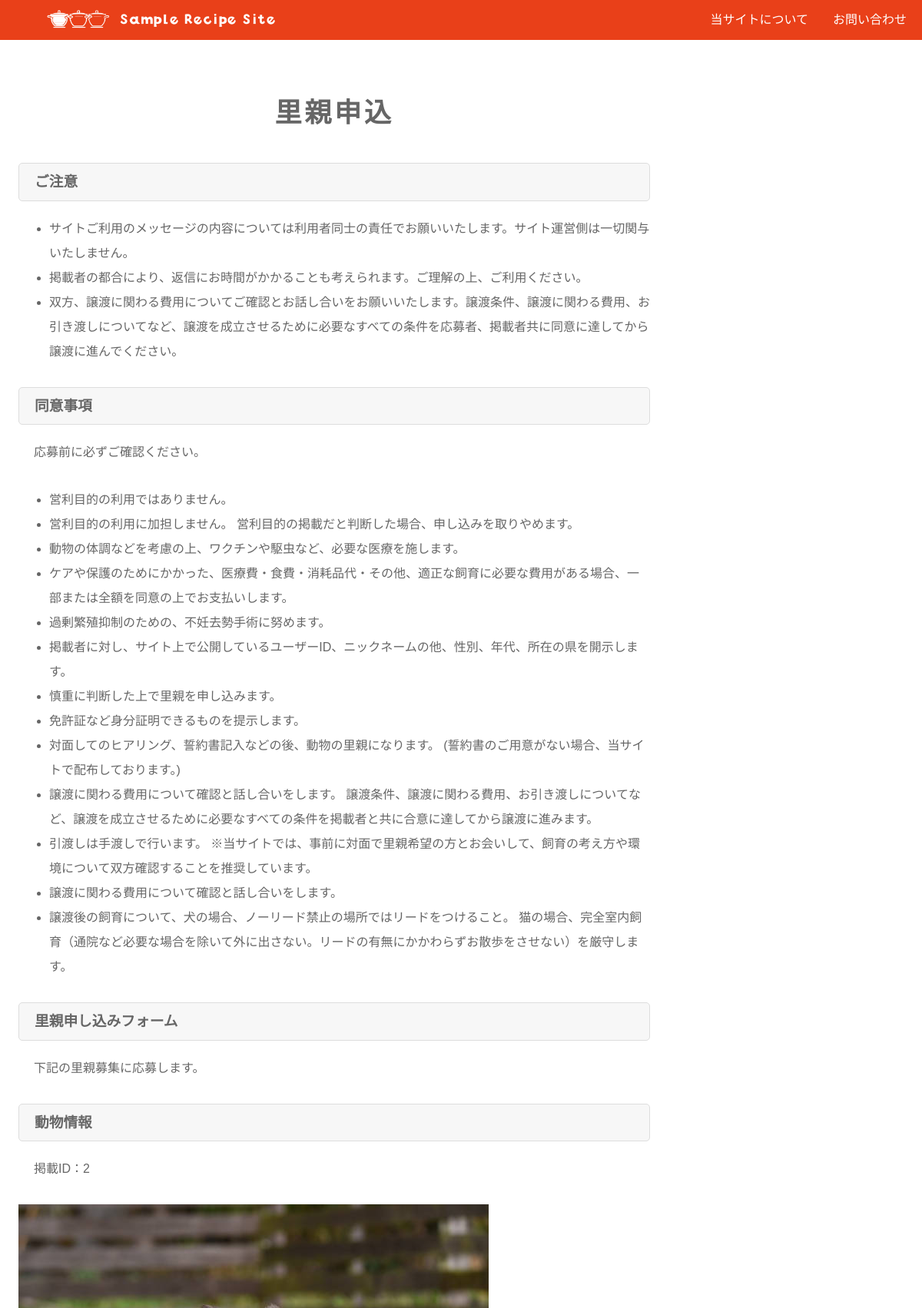
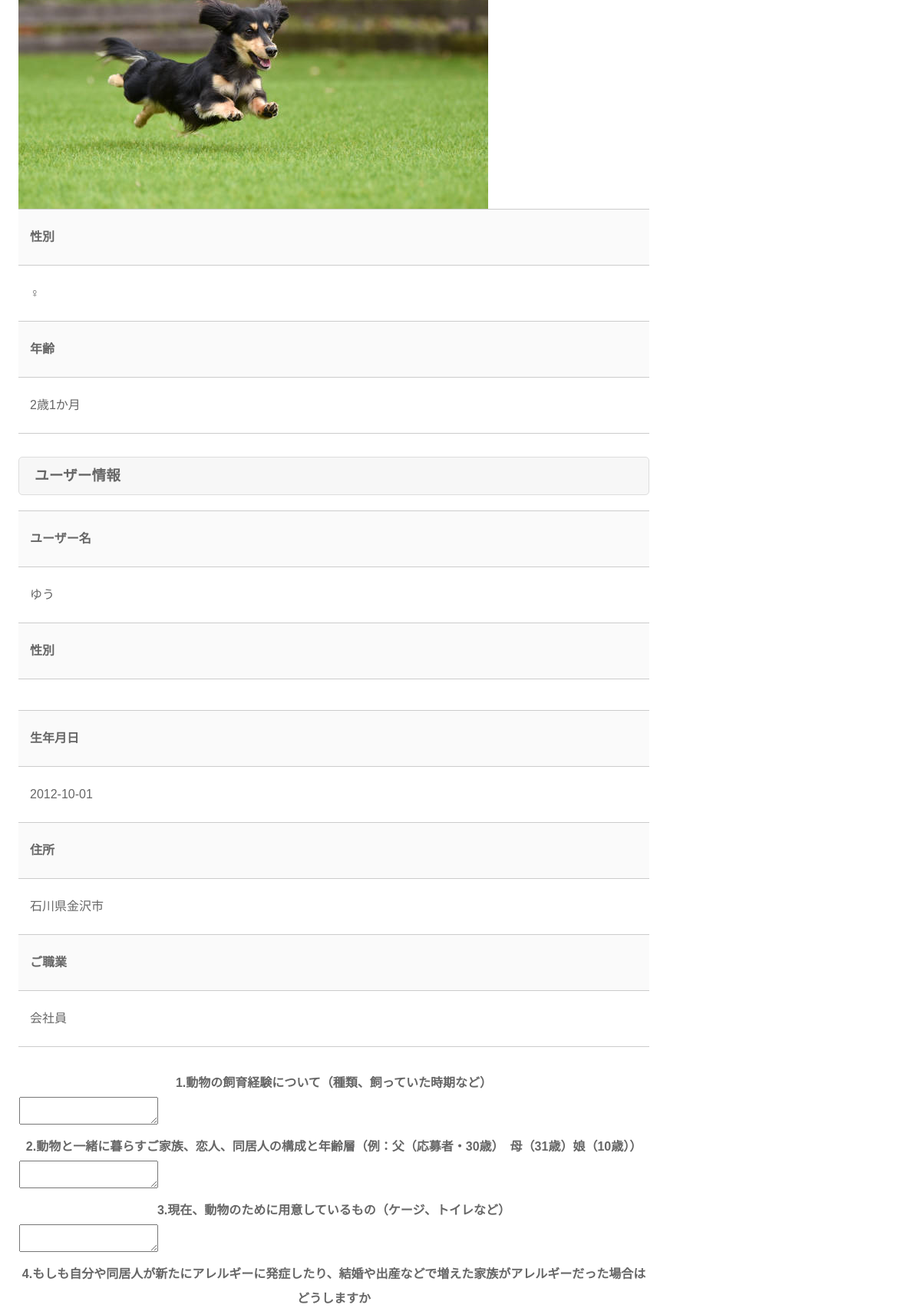
Page /kfc_template/recruit_form.php (signed in, upper part) on the committed database (2 pictures, top to bottom).
### tables this page shows
CREATE TABLE `animal` (
  `animal_id` int(20) UNSIGNED NOT NULL,
  `title` varchar(40) NOT NULL,
  `image_1` varchar(40) NOT NULL,
  `image_2` varchar(40) NOT NULL,
  `image_3` varchar(40) NOT NULL,
  `kind` varchar(40) NOT NULL,
  `gender` varchar(20) DEFAULT NULL,
  `age` varchar(20) NOT NULL,
  `area_1` varchar(40) NOT NULL,
  `area_2` varchar(40) DEFAULT NULL,
  `area_3` varchar(40) DEFAULT NULL,
  `animal_area` varchar(40) NOT NULL,
  `animal_character` varchar(40) DEFAULT NULL,
  `other` varchar(500) DEFAULT NULL,
  `user_id` varchar(40) NOT NULL
);

CREATE TABLE `user` (
  `user_id` int(20) UNSIGNED NOT NULL,
  `kind` varchar(20) NOT NULL,
  `user_name` varchar(20) NOT NULL,
  `name` varchar(20) NOT NULL,
  `furigana` varchar(20) NOT NULL,
  `gender` varchar(20) NOT NULL,
  `email` varchar(40) NOT NULL,
  `password` varchar(20) NOT NULL,
  `address` varchar(40) NOT NULL,
  `zip` varchar(20) NOT NULL,
  `birth` date NOT NULL,
  `job` varchar(20) NOT NULL
);

### kfc_template/recruit_form.php (the view, shortened to what this page needs)
<?php
$user = 'username';
$password = 'kfc';
$dbName = 'shotohlcd31_ kfc';
$host = 'localhost';
$dsn = "mysql:host={$host};dbname={$dbName};charset=utf8";
?>
<?php include('parts/header.php'); ?>
<?php
if (!empty($_POST['animal_id'])) {
  $animal_id = $_POST['animal_id'];
} elseif (!empty($_SESSION['animal_id'])) {
  $animal_id = $_SESSION['animal_id'];
} else {
  echo "<p>無効な掲載IDです。</p>";
  echo "<a href='recruit.php'><button>里親募集ページに戻る</button></a><br>";
  exit();
}
?>
<div id="container">
  <main>
    <h2>里親申込</h2>
    <div>
      <h3>ご注意</h3>
      <ul>
        <li>サイトご利用のメッセージの内容については利用者同士の責任でお願いいたします。サイト運営側は一切関与いたしません。</li>
        <li>掲載者の都合により、返信にお時間がかかることも考えられます。ご理解の上、ご利用ください。</li>
        <li>双方、譲渡に関わる費用についてご確認とお話し合いをお願いいたします。譲渡条件、譲渡に関わる費用、お引き渡しについてなど、譲渡を成立させるために必要なすべての条件を応募者、掲載者共に同意に達してから譲渡に進んでください。
        </li>
      </ul>
    </div>
    <div>
      <h3>同意事項</h3>
      <p>応募前に必ずご確認ください。</p>
      <ul>
        <li>
          営利目的の利用ではありません。
        </li>
        <li>
          営利目的の利用に加担しません。
          営利目的の掲載だと判断した場合、申し込みを取りやめます。
        </li>
        <li>
          動物の体調などを考慮の上、ワクチンや駆虫など、必要な医療を施します。
        </li>
        <li>
          ケアや保護のためにかかった、医療費・食費・消耗品代・その他、適正な飼育に必要な費用がある場合、一部または全額を同意の上でお支払いします。
        </li>
        <li>
          過剰繁殖抑制のための、不妊去勢手術に努めます。
        </li>
        <li>
          掲載者に対し、サイト上で公開しているユーザーID、ニックネームの他、性別、年代、所在の県を開示します。</li>
        <li>
          慎重に判断した上で里親を申し込みます。
        </li>
        <li>
          免許証など身分証明できるものを提示します。
        </li>
        <li>
          対面してのヒアリング、誓約書記入などの後、動物の里親になります。
          (誓約書のご用意がない場合、当サイトで配布しております。)
        </li>
        <li>
          譲渡に関わる費用について確認と話し合いをします。
          譲渡条件、譲渡に関わる費用、お引き渡しについてなど、譲渡を成立させるために必要なすべての条件を掲載者と共に合意に達してから譲渡に進みます。
        </li>
        <li>
          引渡しは手渡しで行います。
          ※当サイトでは、事前に対面で里親希望の方とお会いして、飼育の考え方や環境について双方確認することを推奨しています。
        </li>
        <li>
          譲渡に関わる費用について確認と話し合いをします。
        </li>
        <li>
          譲渡後の飼育について、犬の場合、ノーリード禁止の場所ではリードをつけること。
          猫の場合、完全室内飼育（通院など必要な場合を除いて外に出さない。リードの有無にかかわらずお散歩をさせない）を厳守します。
        </li>
      </ul>
    </div>
    <?php
    try {
      $pdo = new PDO($dsn, $user, $password);
      $pdo->setAttribute(PDO::ATTR_EMULATE_PREPARES, false);
      $pdo->setAttribute(PDO::ATTR_ERRMODE, PDO::ERRMODE_EXCEPTION);
      if (!empty($animal_id)) {
        $sql = "SELECT * FROM animal WHERE animal_id = :animal_id ";
        $stm = $pdo->prepare($sql);
        $stm->bindValue(':animal_id', $animal_id, PDO::PARAM_STR);
        $stm->execute();
        $result = $stm->fetchAll(PDO::FETCH_ASSOC);
        echo "<h3>里親申し込みフォーム</h3>";
        echo "<p>下記の里親募集に応募します。</p>";
        if (isset($result)) {
          foreach ($result as $row) {
            echo <<<"EOL"
            <div>
            <h3>動物情報</h3>
            <p>掲載ID：{$row['animal_id']}</p>
            <img src="./images/animal_photo/{$row['image_1']}" alt="{$row['kind']}">
            <table class='ta1'>
              <tr><th>性別</th></tr>
              <tr><td>{$row['gender']}</td></tr>
              <tr><th>年齢</th></tr>
              <tr><td>{$row['age']}</td></tr>
            </table>
            </div>
            EOL;
          }
        }
      }
    } catch (Exception $e) {
      echo '<span class ="error">エラーがありました</span><br>';
      echo $e->getMessage();
      exit();
    }
    $user_id = 4;
    try {
      $pdo = new PDO($dsn, $user, $password);
      $pdo->setAttribute(PDO::ATTR_EMULATE_PREPARES, false);
      $pdo->setAttribute(PDO::ATTR_ERRMODE, PDO::ERRMODE_EXCEPTION);
      if (!empty($user_id)) {
        $sql = "SELECT * FROM user WHERE user_id = :user_id ";
        $stm = $pdo->prepare($sql);
        $stm->bindValue(':user_id', $user_id, PDO::PARAM_STR);
        $stm->execute();
        $result = $stm->fetchAll(PDO::FETCH_ASSOC);
        if (isset($result)) {
          foreach ($result as $row) {
            echo <<<"EOL"
      <div>
      <h3>ユーザー情報</h3>
      <table class='ta1'>
        <tr><th>ユーザー名</th></tr>
        <tr><td>{$row['user_name']}</td></tr>
        <tr><th>性別</th></tr>
        <tr><td>{$row['gender']}</td></tr>
        <tr><th>生年月日</th></tr>
        <tr><td>{$row['birth']}</td></tr>
        <tr><th>住所</th></tr>
        <tr><td>{$row['address']}</td></tr>
        <tr><th>ご職業</th></tr>
        <tr><td>{$row['job']}</td></tr>
      </table>
      </div>
      EOL;
          }
        }
      }
    } catch (Exception $e) {
      echo '<span class ="error">エラーがありました</span><br>';
      echo $e->getMessage();
      exit();
    }
    ?>
    <form action="./recruit_confirm.php" method="POST">
      <?php
      if (!empty($_SESSION['question_1'])) {
        $question_1 = $_SESSION['question_1'];
      } else {
        $question_1 = "";
      }
      if (!empty($_SESSION['question_2'])) {
        $question_2 = $_SESSION['question_2'];
      } else {
        $question_2 = "";
      }
      if (!empty($_SESSION['question_3'])) {
        $question_3 = $_SESSION['question_3'];
      } else {
        $question_3 = "";
      }
      ?>
      <table>
        <tr>
          <th>
            1.動物の飼育経験について（種類、飼っていた時期など）
          </th>
        </tr>
        <tr>
          <td>
            <textarea name="question_1"><?php echo es($question_1); ?></textarea>
          </td>
        </tr>
        <tr>
          <th>
            2.動物と一緒に暮らすご家族、恋人、同居人の構成と年齢層（例：父（応募者・30歳）　母（31歳）娘（10歳））
          </th>
        </tr>
        <tr>
          <td>
            <textarea name="question_2"><?php echo es($question_2); ?></textarea>
          </td>
        </tr>
        <tr>
          <th>
            3.現在、動物のために用意しているもの（ケージ、トイレなど）
          </th>
        </tr>
        <tr>
          <td>
            <textarea name="question_3"><?php echo es($question_3); ?></textarea>
          </td>
        </tr>
        <tr>
          <th>
            4.もしも自分や同居人が新たにアレルギーに発症したり、結婚や出産などで増えた家族がアレルギーだった場合はどうしますか
          </th>
        </tr>
      </table>
    </form>
  </main>
</div>
<?php include('parts/footer.php'); ?>

### kfc_template/css/style.css (style rules this page uses)
html,body { margin: 0;padding: 0; font-size: 13px; }
body { font-family: "ヒラギノ丸ゴ Pro", "Hiragino Maru Gothic Pro", "メイリオ", Meiryo, Osaka, "ＭＳ Ｐゴシック", "MS PGothic", sans-serif; -webkit-text-size-adjust: none; background: #fff; color: #666; line-height: 2; overflow-x: hidden; }
table { border-collapse:collapse; }
img { border: none;max-width: 100%;height: auto;vertical-align: middle; }
ul, ol { margin-bottom: 30px; }
#container { margin: 5% 2%; display: flex; justify-content: space-between; }
main h2 { margin: 0; margin: 0 0 30px; letter-spacing: 0.1em; text-align: center; font-size: 2.2em; }
main h3 { padding: 5px 20px; margin: 0 0 20px; background: #f7f7f7; border-radius: 5px; border: 1px solid #ddd; }
main p { margin: 0 20px 30px; }
.ta1 { border-top: 1px solid #ccc; width: 100%; margin: 0 auto 30px; }
.ta1 tr { border-bottom: 1px solid #ccc; }
.ta1 th, .ta1 td { padding: 10px 5px; word-break: break-all; }
.ta1 th { width: 30%; text-align: left; background: #fafafa; }
@media screen and (min-width:900px) { html, body { font-size: 16px; } }
@media screen and (min-width:900px) { main { width: calc(100% - 230px); order: 2; } }
@media screen and (min-width:900px) { .ta1 th, .ta1 td { padding: 20px 15px; } }
@media screen and (min-width:900px) { .ta1 th { width: 20%; } }
@media screen and (min-width:1200px) { main { width: calc(100% - 330px); } }

### rows in the picture
animal: animal_id "2", image_1 (picture), gender "♀", age "2歳1か月"
user: user_name "ゆう", birth "2012-10-01", address "石川県金沢市", job "会社員"
